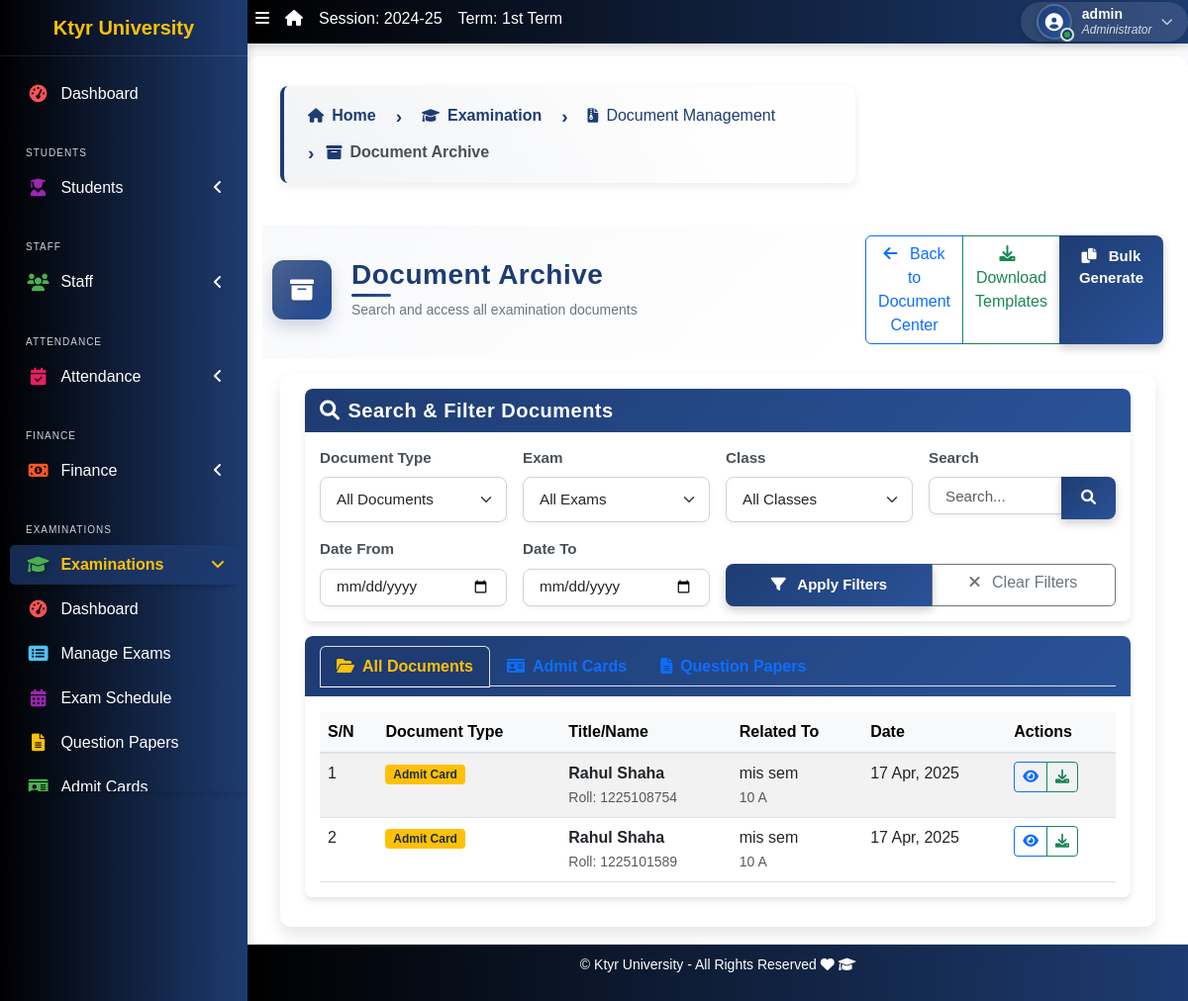
The page /exams/documents/archive/ (signed in) on the database as committed earlier.
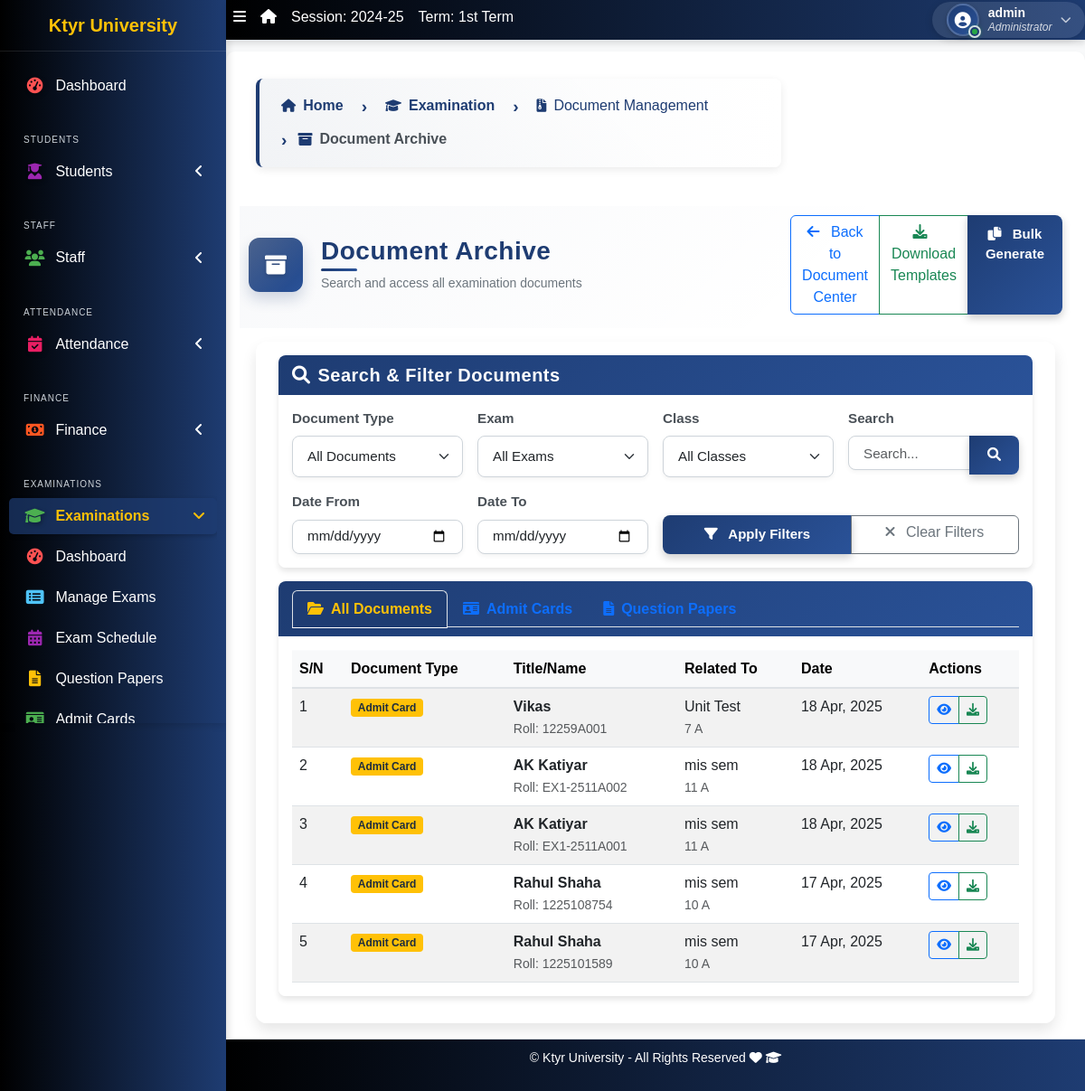
The same page on the database as committed later.
### apps/exams/models.py (models this page shows, shortened)
class AdmitCard(models.Model):
    exam = models.ForeignKey(Exam, on_delete=models.CASCADE)
    student = models.ForeignKey(Student, on_delete=models.CASCADE)
    roll_number = models.CharField(max_length=50)
    generated_on = models.DateTimeField(auto_now_add=True)
    is_printed = models.BooleanField(default=False)
    printed_on = models.DateTimeField(null=True, blank=True)
    class Meta:
        unique_together = ['exam', 'student']

class Exam(models.Model):
    STATUS_CHOICES = [
        ('pending', 'Pending'),
        ('ongoing', 'Ongoing'),
        ('completed', 'Completed'),
        ('cancelled', 'Cancelled'),
    ]
    name = models.CharField(max_length=200)
    exam_type = models.ForeignKey(ExamType, on_delete=models.CASCADE)
    session = models.ForeignKey(AcademicSession, on_delete=models.CASCADE)
    term = models.ForeignKey(AcademicTerm, on_delete=models.CASCADE)
    start_date = models.DateField()
    end_date = models.DateField()
    status = models.CharField(max_length=20, choices=STATUS_CHOICES, default='pending')
    description = models.TextField(blank=True, null=True)
    created_at = models.DateTimeField(auto_now_add=True)
    updated_at = models.DateTimeField(auto_now=True)
    class Meta:
        ordering = ['-start_date']

### apps/students/models.py (models this page shows, shortened)
class Student(models.Model):
    STATUS_CHOICES = [("active", "Active"), ("inactive", "Inactive")]
    GENDER_CHOICES = [("male", "Male"), ("female", "Female")]
    category = [("N/A", "N/A"),("Gen", "Gen"), ("OBC", "OBC"), ("SC/ST", "SC/ST"), ("Other", "Other")]
    current_status = models.CharField(
        max_length=10, choices=STATUS_CHOICES, default="active"
    )
    registration_number = models.CharField(max_length=200, unique=True, null=True, blank=True)
    fullname = models.CharField(max_length=200)
    gender = models.CharField(max_length=10, choices=GENDER_CHOICES, default="male")
    category = models.CharField(max_length=10, choices=category, default="N/A")
    aadhar_validator = RegexValidator(
    regex=r'^\d{12}$',
    message="Aadhaar number must be exactly 12 digits.",
    code='invalid_aadhar'
    )
    aadhar = models.CharField(validators=[aadhar_validator], max_length=12, blank=True)
    date_of_birth = models.DateField(default=timezone.now)
    current_class = models.ForeignKey(
        'corecode.StudentClass',
        on_delete=models.SET_NULL,
        blank=True,
        null=True
    )
    section = models.CharField(max_length=10, blank=True)
    date_of_admission = models.DateField(default=timezone.now)
    mobile_num_regex = RegexValidator(
        regex="^[0-9]{10,15}$", message="Entered mobile number isn't in a right format!"
    )
    mobile_number = models.CharField(
        validators=[mobile_num_regex], max_length=13, blank=True
    )
    email_id = models.EmailField(max_length=254, blank=True)
    Father_name = models.CharField(max_length=255, null=False, blank=False)
    Father_mobile_number = models.CharField( validators=[mobile_num_regex] ,max_length=15,)
    Father_aadhar = models.CharField(validators=[aadhar_validator], max_length=12, blank=True)
    Mother_name = models.CharField(max_length=255, null=True, blank=True)
    address = models.TextField(blank=True)
    others = models.TextField(blank=True)
    passport = models.ImageField(blank=True, upload_to="students/passports/")
    class Meta:
        ordering = ["fullname",]

### apps/corecode/models.py (models this page shows, shortened)
class StudentClass(models.Model):
    name = models.CharField(max_length=200, unique=True)
    class Meta:
        verbose_name = "Class"
        verbose_name_plural = "Classes"
        ordering = ["name"]

### apps/exams/views.py (the view, shortened to what this page needs)
# urls.py: path('documents/archive/', views.document_archive, name='document_archive'),
@login_required
def document_archive(request):
    doc_type = request.GET.get('type', 'all')
    exam_id = request.GET.get('exam')
    class_id = request.GET.get('class')
    date_from = request.GET.get('date_from')
    date_to = request.GET.get('date_to')
    search_query = request.GET.get('search', '')
    admit_cards = AdmitCard.objects.select_related('student', 'exam')
    question_papers = QuestionPaper.objects.select_related('exam', 'subject', 'student_class')
    if exam_id:
        admit_cards = admit_cards.filter(exam_id=exam_id)
        question_papers = question_papers.filter(exam_id=exam_id)
    if class_id:
        admit_cards = admit_cards.filter(student__current_class_id=class_id)
        question_papers = question_papers.filter(student_class_id=class_id)
    if doc_type == 'admit_cards':
        question_papers = QuestionPaper.objects.none()
    elif doc_type == 'question_papers':
        admit_cards = AdmitCard.objects.none()
    admit_cards = admit_cards.order_by('-generated_on')
    question_papers = question_papers.order_by('-created_at')
    context = {
        'admit_cards': admit_cards[:50],  # Limit to 50 for performance
        'question_papers': question_papers[:50],  # Limit to 50 for performance
        'exams': Exam.objects.all().order_by('-start_date'),
        'classes': StudentClass.objects.all().order_by('name'),
        'doc_type': doc_type,
        'search_query': search_query,
        'selected_exam': exam_id,
        'selected_class': class_id,
        'date_from': date_from if isinstance(date_from, date) else '',
        'date_to': date_to if isinstance(date_to, date) else '',
    }
    return render(request, 'exams/document_archive.html', context)

### apps/corecode/context_processors.py (called while the page is built)
def site_defaults(request):
    current_session = AcademicSession.objects.get(current=True)
    current_term = AcademicTerm.objects.get(current=True)
    vals = SiteConfig.objects.all()
    contexts = {
        "current_session": current_session.name,
        "current_term": current_term.name,
    }
    for val in vals:
        contexts[val.key] = val.value
    return contexts

def global_college_profile(request):
    try:
        profile = CollegeProfileModel.objects.first()
    except CollegeProfileModel.DoesNotExist:
        profile = None
    return {'profile': profile}

### apps/exams/templates/exams/document_archive.html (shortened to what the changed rows need)
{% extends 'exams/base_exams.html' %}
{% load static %}
{% block title %}Document Archive{% endblock title %}
{% block content %}
<div class="container-fluid exams-container">
  <div class="card border-0 rounded-3 shadow-sm">
    <div class="card-body p-0">
      <div class="tab-content" id="documentTabsContent">
        <div class="tab-pane fade show active" id="all" role="tabpanel" aria-labelledby="all-tab">
          {% if admit_cards.exists or question_papers.exists %}
          <div class="table-responsive">
            <table class="table table-hover table-striped mb-0">
              <thead class="table-light">
                <tr>
                  <th class="ps-3">S/N</th>
                  <th>Document Type</th>
                  <th>Title/Name</th>
                  <th>Related To</th>
                  <th>Date</th>
                  <th class="pe-3">Actions</th>
                </tr>
              </thead>
              <tbody>
                {% for card in admit_cards %}
                <tr>
                  <td class="ps-3">{{ forloop.counter }}</td>
                  <td>
                    <span class="badge bg-warning">Admit Card</span>
                  </td>
                  <td>
                    <span class="fw-bold">{{ card.student.fullname }}</span><br>
                    <small class="text-muted">Roll: {{ card.roll_number }}</small>
                  </td>
                  <td>
                    <span>{{ card.exam.name }}</span><br>
                    <small class="text-muted">{{ card.student.current_class.name }} {{ card.student.section }}</small>
                  </td>
                  <td>{{ card.generated_on|date:"d M, Y" }}</td>
                  <td class="pe-3">
                    <div class="btn-group" role="group">
                      <a href="{% url 'exams:admit_card_view' card.id %}" class="btn btn-sm btn-outline-primary">
                        <i class="fas fa-eye"></i>
                      </a>
                      <a href="{% url 'exams:document_download' 'admit_card' card.id %}" class="btn btn-sm btn-outline-success">
                        <i class="fas fa-download"></i>
                      </a>
                    </div>
                  </td>
                </tr>
                {% endfor %}
              </tbody>
            </table>
          </div>
          {% endif %}
        </div>
      </div>
    </div>
  </div>
</div>
{% endblock content %}

Rows that differ between the two databases and show on the page:
added AdmitCard: student.fullname "Vikas", roll_number "12259A001", exam.name "Unit Test", student.current_class.name "7", student.section "A", generated_on "18 Apr, 2025"
added AdmitCard: student.fullname "AK Katiyar", roll_number "EX1-2511A002", exam.name "mis sem", student.current_class.name "11", student.section "A", generated_on "18 Apr, 2025"
added AdmitCard: student.fullname "AK Katiyar", roll_number "EX1-2511A001", exam.name "mis sem", student.current_class.name "11", student.section "A", generated_on "18 Apr, 2025"
